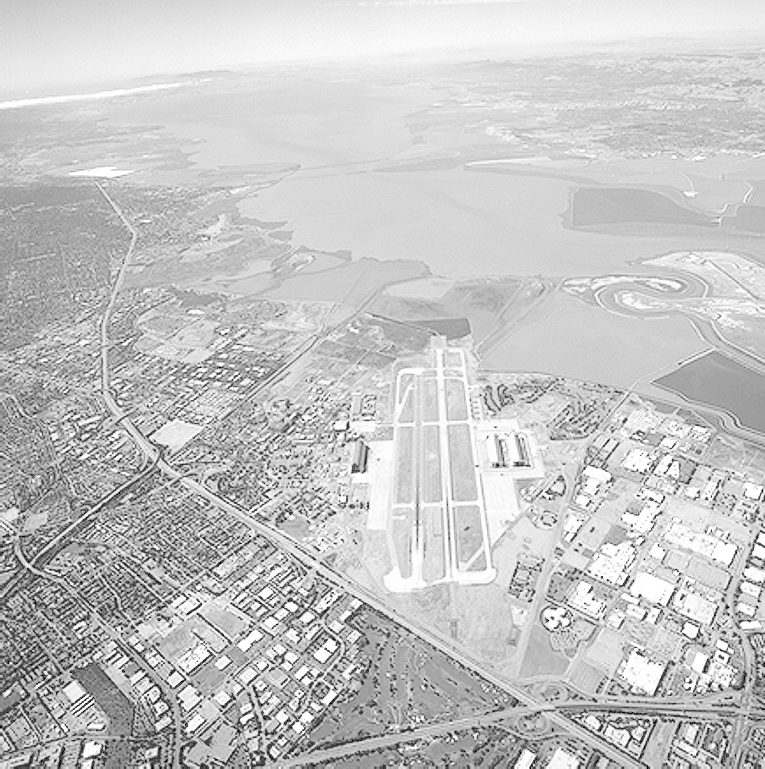
#> input picture image/Aerial.tif, 765 x 769 px
$ python histEqualizationGray.py
#> lines starting #> are read from the running program, lines starting #| are printed output that depends on the picture
import cv2
import matplotlib.pyplot as plt

img = cv2.imread("../image/Aerial.tif", 0)
#> img is the input picture: shape (769, 765); min 0, max 255, mean 197.1
img1 = cv2.equalizeHist(img)
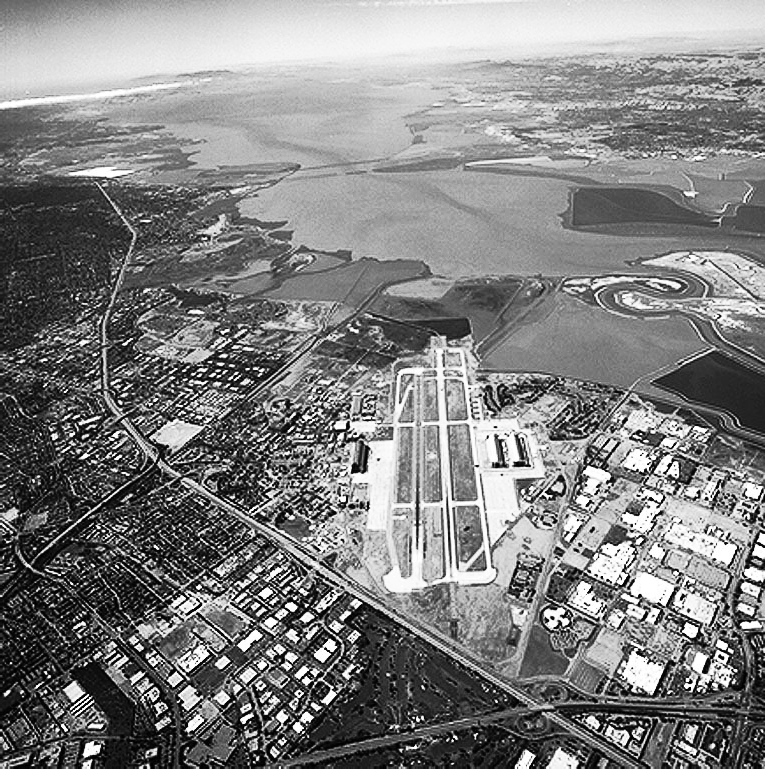
#> img1: shape (769, 765); min 0, max 255, mean 128.7

plt.subplot(221)
plt.imshow(img,cmap="gray")
plt.title("Original Image")

plt.subplot(222)
plt.hist(img.ravel(), bins=255, range=(0,255))
plt.title("Original Image")

plt.subplot(223)
plt.imshow(img1,cmap="gray")
plt.title("Enhanced Image")

plt.subplot(224)
plt.hist(img1.ravel(), bins=255, range=(0,255))
plt.title("Enhanced hist")

plt.show()
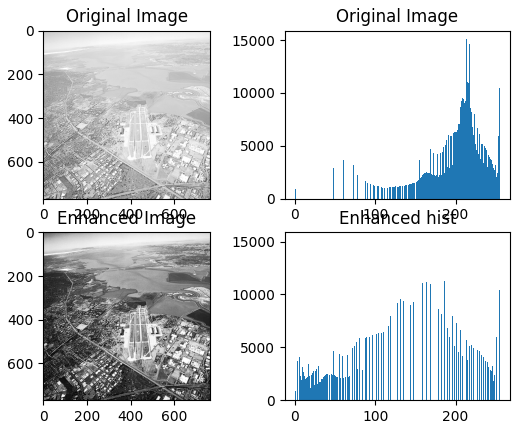
#> figure drawn by matplotlib, 4 panels; panel 2: tallest bar 15137 high, from x = 213 to 214; panel 4: tallest bar 15137 high, from x = 154 to 155

$ run again, with image/Q4_4.tif copied over image/Aerial.tif
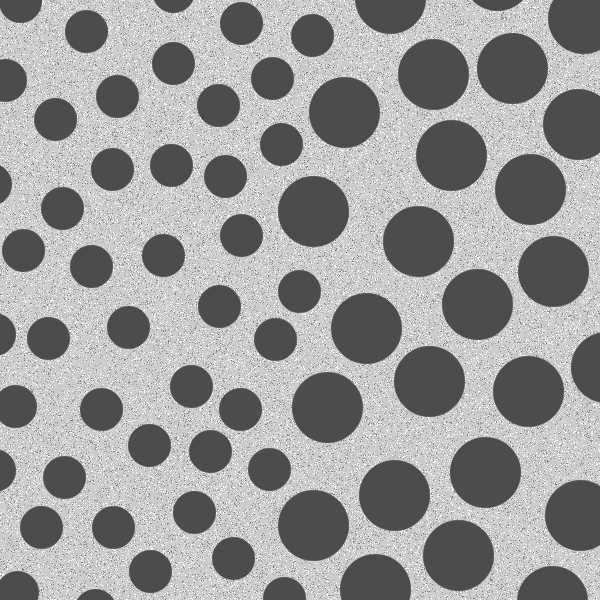
#> input picture image/Q4_4.tif, 600 x 600 px
#> img is the input picture: shape (600, 600); min 76, max 255, mean 153.6
#> `img1 = cv2.equalizeHist(img)`:
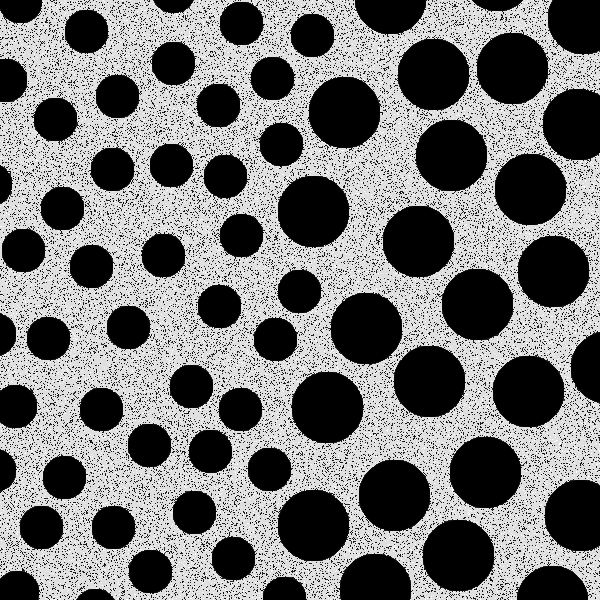
#> img1: shape (600, 600); min 0, max 255, mean 119.1
#> `plt.show()`:
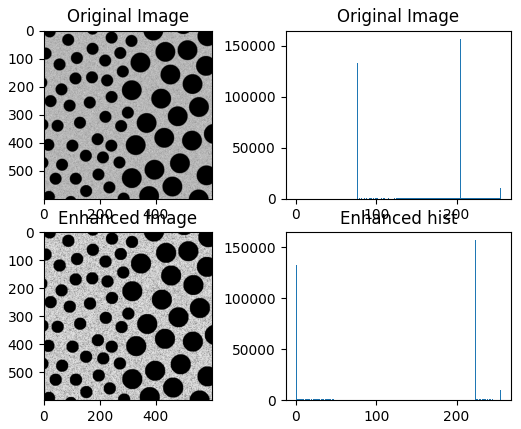
#> figure drawn by matplotlib, 4 panels; panel 2: tallest bar 157122 high, from x = 204 to 205; panel 4: tallest bar 157122 high, from x = 223 to 224
